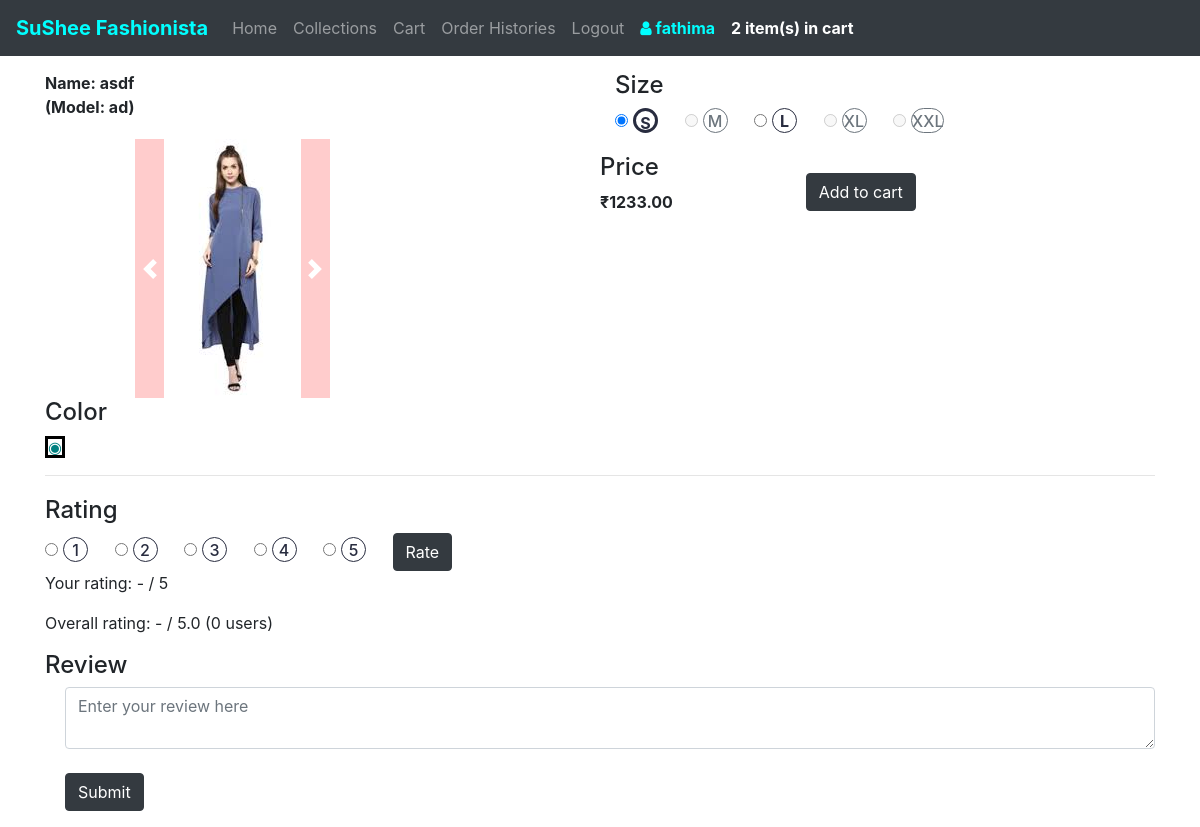
The app's page /kurta/13 (signed in) with its own data.
### shopping/models.py (models this page shows, shortened)
class KurtaRate(models.Model):
    dresstype = models.CharField(max_length = 25, default="kurta", editable = False)
    name = models.CharField(max_length = 100)
    model = models.CharField(max_length = 25)
    image = models.ManyToManyField(Document, related_name = "kurta_image")
    size = models.ManyToManyField(KurtaSize, related_name = "kurta_size")
    price = models.DecimalField(max_digits = 7, decimal_places = 2)

class Document(models.Model):
    document = models.FileField(upload_to='documents/%Y/%m/%d')
    color = models.ForeignKey(Color, on_delete = models.SET_NULL, null = True, related_name = "dress_color")
    datetime = models.DateTimeField(auto_now_add=True)

class KurtaSize(models.Model):
    size = models.CharField(max_length = 4, unique = True)
    tofitbust = models.DecimalField(max_digits = 5, decimal_places = 1, validators=[MinValueValidator(1), MaxValueValidator(100)])
    frontlength = models.DecimalField(max_digits = 5, decimal_places = 1, validators=[MinValueValidator(1), MaxValueValidator(100)])
    tofitwaist = models.DecimalField(max_digits = 5, decimal_places = 1, validators=[MinValueValidator(1), MaxValueValidator(100)])
    tofithip = models.DecimalField(max_digits = 5, decimal_places = 1, validators=[MinValueValidator(1), MaxValueValidator(100)])
    def __str__(self):
        return f"{self.size}"

### shopping/views.py (the view, shortened to what this page needs)
# urls.py: path("<str:dress_type>/<int:dress_id>", views.dressitem, name="dressitem"),
@login_required(login_url='/login')
def dressitem(request, dress_type, dress_id):
    if not dress_type in rate_dict.keys():
        return render(request, "shopping/index.html", {"message" : "Unknown URL path", "incart_items" : len(incart_items(request))})
    try:
        dress = rate_dict[dress_type]['rate'].objects.get(pk = dress_id)
        dresssize = rate_dict[dress_type]['size'].objects.all()
        dresscolor_obj = rate_dict[dress_type]['rate'].objects.filter(model = dress.model)
    except:
        return render(request, "shopping/index.html", {"message" : "Requested item does not exist"})
    context = {
        "range" : range(1,6),
        "currency" : rupees,
        "dresscolor_obj" : dresscolor_obj,
        "dresssize" : dresssize,
        "dress" : dress,
    }
    context["currentuserinput"] = UserInput.objects.filter(dresspk = dress_id, user = request.user).first()
    context["userinput"] = UserInput.objects.filter(dresspk = dress_id).order_by('-pk')
    context["overall_rating"] = UserInput.objects.filter(dresspk = dress_id).aggregate(Avg("rating"))
    context["overall_rating_count"] = UserInput.objects.filter(dresspk = dress_id).aggregate(Count("rating"))
    context["incart_items"] = len(incart_items(request))
    return render(request, "shopping/dressitem.html", context)

### shopping/views.py (called while the page is built)
def incart_items(request):
    try:
        items = DressOrder.objects.filter(user = request.user, paid = False)
    except:
        items = []
    return items

### shopping/templates/shopping/dressitem.html (shortened to what this page needs)
{% extends "shopping/layout.html" %}
{% block body %}
{% load static %}
<div class="container">
  <div class="row">
  <div class="col col-sm-6">
    <div class="row">
      <div class="col-sm-6">
        <b>Name: {{dress.name}}<br>(Model: {{dress.model}})</b>
      </div>
  </div>
  <div class="row offset-lg-2 offset-md-2 offset-sm-2">
<div id="demo1" class="carousel slide" data-ride="carousel"style="margin-top:20px;">
  <div class="carousel-inner" role="listbox">
  {% for image in dress.image.all %}
    {% if image == dress.image.all.0 %}
      <div class="carousel-item active">
        <img src="{{image.document.url}}" alt="{{image}}">
      </div>
    {% else %}
      <div class="carousel-item">
        <img src="{{image.document.url}}" alt="{{image}}">
      </div>
    {% endif %}
  {% endfor %}
  </div>
  <a class="carousel-control-prev" href="#demo1" data-slide="prev" style="background-color:red; opacity:20%">
    <span class="carousel-control-prev-icon"></span>
  </a>
  <a class="carousel-control-next" href="#demo1" data-slide="next" style="background-color:red; opacity:20%">
    <span class="carousel-control-next-icon"></span>
  </a>
</div>
    </div>
  <div>
    <h4>Color</h4>
    {% for dresscolor in dresscolor_obj %}
      <div class="form-check form-check-inline">
        {% if dress.image.first.color.code == dresscolor.image.first.color.code %}
          <a href="{% url 'dressitem' dresscolor.dresstype dresscolor.pk %}" style="color:{{dresscolor.image.first.color.code}};text-decoration: none !important;border-style: solid;border-color:black;position: relative; cursor: pointer;display: block;height: 100%;line-height: 16px;vertical-align: top;">&#9673;<a>
        {% else %}
          <a href="{% url 'dressitem' dresscolor.dresstype dresscolor.pk %}" style="color:{{dresscolor.image.first.color.code}};text-decoration: none !important;">&#9673;<a>
        {% endif %}
      </div>
    {% endfor %}
  </div>
  </div>
<div class="col col-sm-6" style="height:100%;display:contents">
  <div class="col-sm-12">
    <h4>Size</h4>
    {%for size in dresssize %}
      <div class="form-check form-check-inline">
      {% if size in dress.size.all %}
        {% if size == dress.size.all.0 %}
          <input class="form-check-input" type="radio" name="sizeinput" id="option{{size}}" value="{{size.pk}}" checked>
        {% else %}
          <input class="form-check-input" type="radio" name="sizeinput" id="option{{size}}" value="{{size.pk}}">
        {% endif %}
        <label class="form-check-label circlerate" for="option{{size}}"><b>{{size}}</b></label>
      {% else %}
        <input class="form-check-input" type="radio" name="sizeinput" id="option{{size}}" value="{{size.pk}}" disabled>
        <label class="form-check-label circlerate" for="option{{size}}">{{size}}</label>
      {% endif %}
      </div>
    {% endfor %}
  </div>
<div class="row" style="margin-top:20px;">
  <div class="col-sm-6">
    <h4>Price</h4>
    <b>{{currency}}{{dress.price}}</b>
  </div>
  <div class="col-sm-3" style="margin-top:20px;">
    <form method="post">
      <button type="submit" class="btn btn-dark add_to_cart" name="add_to_cart">Add to cart</button>
    </form>
  </div>
</div>
</div>
</div>
<hr>
<div style="margin-top:20px;">
  <h4>Rating</h4>
  <form method="post">
    {% for r in range %}
    <div class="form-check form-check-inline">
      <input class="form-check-input" type="radio" name="ratinginput" id="rating{{r}}" value="{{r}}">
      <label class="form-check-label circlerate" for="rating{{r}}">{{r}}</label>
    </div>
    {% endfor %}
    <button type="submit" class="btn btn-dark">Rate</button>
  </form>
  <p>Your rating: {{currentuserinput.rating|default:"-"}} / 5</p>
  <p>Overall rating: {{overall_rating.rating__avg|default:"-"}} / 5.0 ({{overall_rating_count.rating__count}} users) </p>
</div>
<div class="">
  <h4>Review</h4>
  {% if currentuserinput.review %}
  <p>Your review: {{currentuserinput.review}}</p>
  <form method="post">
    {% csrf_token %}
    <input type="hidden" name="dresspk" value="{{dress.pk}}"/>
    <input type="hidden" name="dresstype" value="{{dress.dresstype}}"/>
    <input type="hidden" name="todo" value="delete_review"/>
    <button type="submit" class="btn btn-danger">Delete Review</button>
  </form>
  {% else %}
  <form method="post">
    <div class="form-check">
      <textarea class="form-control" name="reviewinput" id="reviewinput" row="5" value="" placeholder="Enter your review here"></textarea>
      <button type="submit" class="btn btn-dark">Submit</button>
    </div>
  </form>
  {% endif %}
</div>
</div>
{% endblock %}

### shopping/templates/shopping/layout.html (shortened to what this page needs)
{% load static %}
<!DOCTYPE html>
<html>
  <head>
    <link rel="stylesheet" href="https://maxcdn.bootstrapcdn.com/bootstrap/4.1.3/css/bootstrap.min.css">
    <link rel="stylesheet" href="https://cdnjs.cloudflare.com/ajax/libs/font-awesome/4.7.0/css/font-awesome.min.css">
    <link rel="stylesheet" href="{% static 'shopping/mystyle.css' %}">
  </head>
  <body id="dbody">
    <nav class="navbar navbar-expand-sm bg-dark navbar-dark" style="margin-bottom:15px;">
  <a class="navbar-brand" href="{% url 'index' %}" style="color:cyan"><b>SuShee Fashionista</b></a>
  <div class="collapse navbar-collapse" id="collapsibleNavbar">
    <ul class="navbar-nav">
      <li class="nav-item">
        <a class="nav-link btnloc" id="btn_home" data-urlfor="{% url 'index' %}">Home</a>
      </li>
      <li class="nav-item">
        <a class="nav-link btnloc" id="btn_order" data-urlfor="{% url 'collections' %}">Collections</a>
      </li>
      {% if request.user.id %}
      <li class="nav-item">
        <a class="nav-link btnloc" id="btn_cart" data-urlfor="{% url 'cart' %}">Cart</a>
      </li>
      <li class="nav-item">
        <a class="nav-link btnloc" id="btn_histories" data-urlfor="{% url 'histories' %}">Order Histories</a>
      </li>
      <li class="nav-item">
        <a class="nav-link btnloc loggedin" id="btn_logout" data-urlfor="{% url 'logout' %}">Logout</a>
      </li>
      <li class="nav-item">
        <a class="nav-link" id="btn_userid" style="color:cyan"><b><i class="fa fa-user"></i> {{request.user.username}}</b></a>
      </li>
      {% if incart_items > 0 %}
      <li class="nav-item">
        <a class="nav-link" href="{% url 'cart' %}"><b id="incartitemslist" style="color:white"><span id="itemsincart">{{incart_items}} item(s) in cart</span></b></a>
      </li>
      {% endif %}
    {% endif %}
  </ul>
  </div>
</nav>
    {% block body %}
    {% endblock %}
  </body>
</html>

### shopping/static/shopping/mystyle.css (style rules this page uses)
.carousel-inner img { width: 100%; height: 100%; }
.circlerate { background-color: #FFFFFF; border: 1px solid #282C3F; -webkit-border-radius: 50px; -moz-border-radius: 50px; border-radius: 50px; padding: 0; min-width: 25px; height: 25px; width: auto; text-align: center; margin-right: 10px; cursor: pointer; color: #282C3F; -webkit-box-flex: 0; -webkit-flex: 0 0 auto; -moz-box-flex: 0; -ms-flex: 0 0 auto; flex: 0 0 auto; font-weight: 500; }
#incartitemslist { -webkit-animation-name: example; -webkit-animation-duration: 1s; animation-name: example; animation-duration: 1s; }

### records on screen
KurtaRate: name "asdf", model "ad", price "1233.00"
Document: document (picture)
KurtaSize: size "S"
KurtaSize: size "M"
KurtaSize: size "L"
KurtaSize: size "XL"
KurtaSize: size "XXL"

### other values on screen
{{ request.user.username }} "fathima"
{{ incart_items }} "2"
{{ currency }} "₹"
{{ r }} "1" "2" "3" "4" "5"
{{ currentuserinput.rating|default:"-" }} "-"
{{ overall_rating.rating__avg|default:"-" }} "-"
{{ overall_rating_count.rating__count }} "0"
